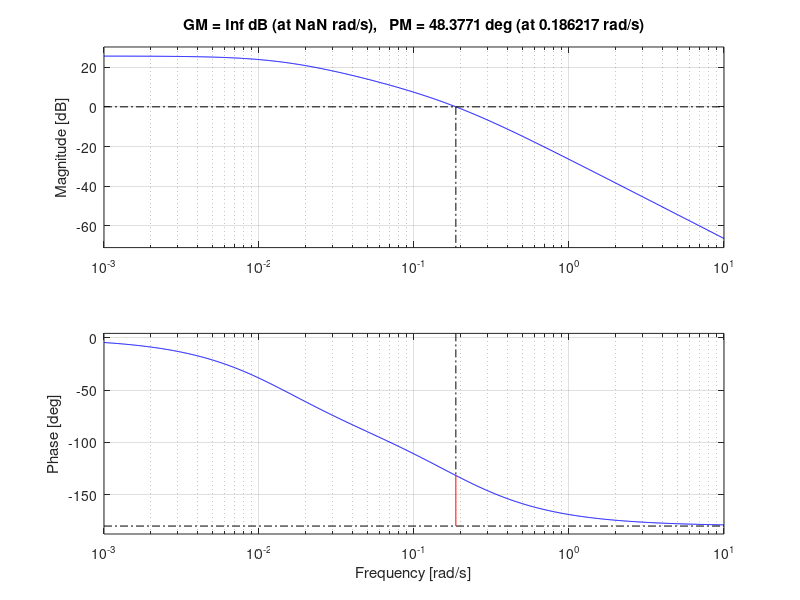

This figure's MATLAB source:
L=0.4;
Rs=0.015;
Rb=0.03;
ws=1/40;
wb=1/180;

ms=1000*pi*Rs^2*L;
mb=1000*pi*(Rb^2-Rs^2)*L;
cs=4185;
cb=cs;
hb=100;

S=2*pi*Rs*L;
alphas=2*ws/ms;
betas=hb*S/ms/cs;
sigmas=alphas+betas;

alphab=2*wb/mb;
betab=hb*S/mb/cb;
sigmab=alphab+betab;
Kt=0.05;
Ka=2.5;
% Premiere Partie
% Question 1
p = tf('p');
Ge = (2*alphas*betab)/(p^2+(sigmas+sigmab)*p+sigmas*sigmab-betas*betab);
% Ge
% Question 2
K0 = 1;
T = K0*Ka*Kt*Ge;
% T

% Question 3
F = feedback(T,1);
% F

% Question 4 
[Gm, Pm, Wcg, Wcp] = margin(T);
% Gm
% Pm
% Wcg
% Wcp
margin(T);
grid on;
%%
% Question 5 
step(5*F,600);
grid on;

% Consigne de température
consigne = 5;

% Valeur finale de la sortie
theta_final = dcgain(F) * consigne;

% Erreur de position en Kelvin
erreur = consigne - theta_final;

% Erreur de position en pourcentage
erreur_pourcent = (erreur / consigne) * 100;

% Affichage des résultats
fprintf('Température finale : %.4f K\n', theta_final);
fprintf('Erreur de position : %.4f K\n', erreur);
fprintf('Erreur de position : %.2f %%\n', erreur_pourcent);


% Question 6
erreur = 0.05; % Erreur relative souhaitée : 5 %

K5 = (1/erreur - 1) / dcgain(Ka*Kt*Ge);

T5 = K5*Ka*Kt*Ge;
F5 = feedback(T5,1);

% Affichage du gain calculé
fprintf('K5 : %.4f \n', K5);
% Réponse à un échelon de 5 K
step(5*F5,600);
grid on;

% Question 7 

nyquist(T5);
grid on;

% Question 8 
margin(T5);
grid on;
